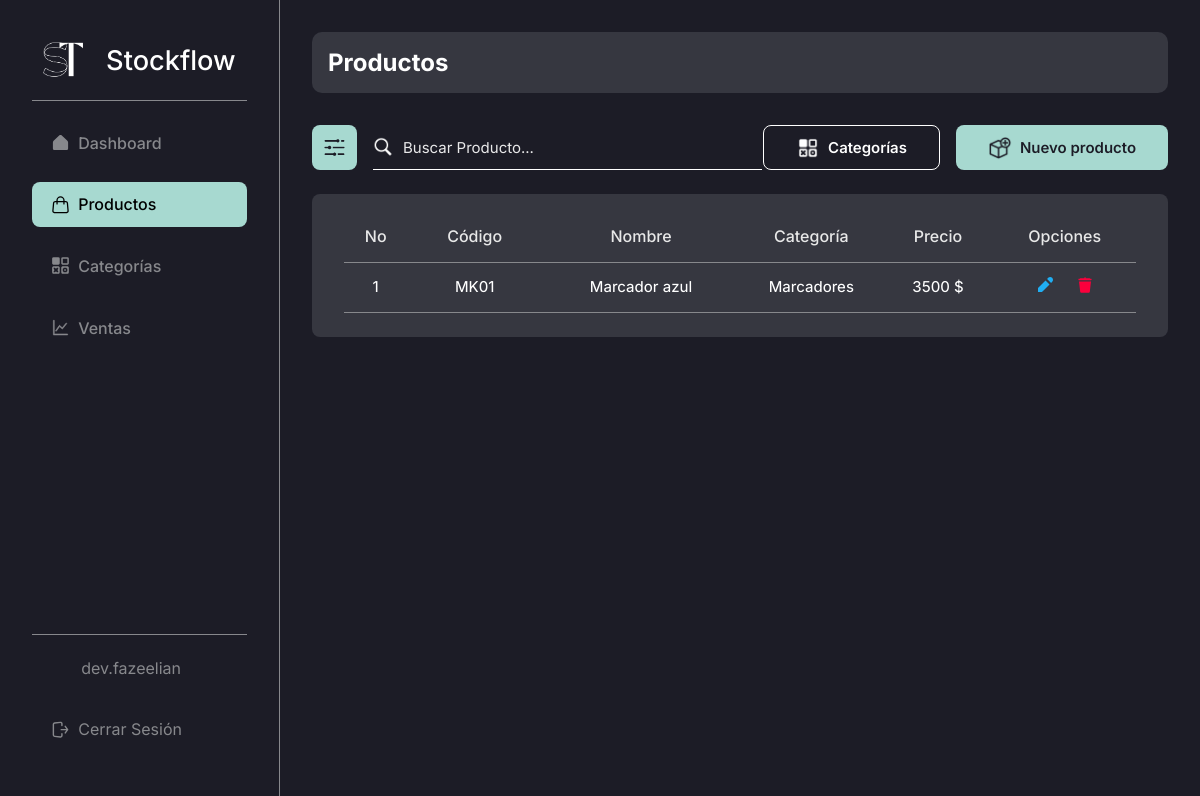
Page /admin/products/ (signed in) on the committed database.
### stockflow/models.py (models this page shows, shortened)
class User(db.Model):
    id = db.Column(db.Integer, primary_key = True) # Primary key
    email = db.Column(db.String(255), unique = True, nullable = False)
    username = db.Column(db.String(20), unique = True, nullable = False)
    names = db.Column(db.String(50), nullable = True, default="")
    last_names = db.Column(db.String(50), nullable = True, default="")
    password = db.Column(db.Text, nullable = False)
    profile_photo = db.Column(db.String(255), nullable=True, default="")

class Product(db.Model):
    id = db.Column(db.Integer, primary_key = True) # Primary key
    created_by = db.Column(db.Integer, db.ForeignKey("user.id"), nullable = False) # Foreign key
    name = db.Column(db.String(100), nullable = False)
    code = db.Column(db.String(10), nullable=False)
    category_id = db.Column(db.Integer, db.ForeignKey("category.id"), nullable = False) # Foreign key
    price = db.Column(db.Integer, nullable = False)
    image = db.Column(db.String(255), nullable = True)
    category = db.relationship('Category', backref='products', lazy=True)

class Category(db.Model):
    id = db.Column(db.Integer, primary_key = True) # Primary key
    created_by = db.Column(db.Integer, db.ForeignKey("user.id"), nullable = False) # Foreign key
    name = db.Column(db.String(50), unique = True, nullable = False)
    description = db.Column(db.String(255), default='Sin descripción')

### stockflow/admin.py (the view)
@bp.route("/products/", methods = ("GET", "POST"))
@login_required
def products():
    query = ""
    products = []
    if request.method == "POST":
        query = request.form.get("searchProduct", "")
        products = Product.query.filter(
            (
                Product.name.ilike(f"%{query}%") |  # Searching by name
                Product.code.ilike(f"%{query}%")  # Searching by code
            )
        ).all()
    else:
        products = Product.query.filter(Product.created_by == g.user.id).all()
    return render_template("modules/products/index.html", products = products, query=query)

### stockflow/auth.py (called while the page is built)
def login_required(view):
    @functools.wraps(view)
    def wrapped_view(**kwargs):
        if g.user is None:
            message = "Debes iniciar sesión"
            flash(message)
            return redirect(url_for("auth.login"))
        return view(**kwargs)
    return wrapped_view

@bp.before_app_request # Execute the next function in every request, every page
def load_logged_in_user():
    user_id = session.get("user_id")
    if user_id is None:
        g.user = None
    else:
        g.user = User.query.get_or_404(user_id)

### stockflow/templates/modules/products/index.html (shortened to what this page needs)
{% extends 'base-admin.html' %}
{% block content %}
    <head>
        <link rel="stylesheet" href="{{ url_for('static', filename='css/modules/products.css') }}">
    </head>
    <div class="content-group inter bg-black-light">
        <h2 class="color-white inter">Productos</h2>
    </div>
    <div class="top-page">
        <div class="cont-search">
            <button class="btn-search-filter bg-turquese-light-blue">
                <img src="{{ url_for('static', filename='img/icons/filter.png') }}" alt="">
            </button>
            <form action="{{ url_for('admin.products') }}" method="post" class="search-bar">
                <img src="{{ url_for('static', filename='img/icons/search.png') }}" alt="">
                <input type="text" class="color-white inter" name="searchProduct" value="{{ query }}" id="search" placeholder="Buscar Producto...">
            </form>
        </div>
        <div class="cont-create" style="gap: 1rem;">
            <a href="{{ url_for('admin.categories') }}" class="btn-create bg-black color-white inter" style="border: 1px solid white;">
                <img src="{{ url_for('static', filename='img/icons/categories.png') }}" alt="">
                <h2>Categorías</h2>
            </a>
            <a href="{{ url_for('admin.new_product') }}" class="btn-create bg-turquese-light-blue color-black inter">
                <img src="{{ url_for('static', filename='img/icons/add-product.png') }}" alt="">
                <h2>Nuevo producto</h2>
            </a>
        </div>
    </div>
    <table class="table inter bg-black-light">
        <thead>
            <tr class="thead color-white-gray">
                <th class="th th-no-prods">No</th>
                <th class="th th-code-prods">Código</th>
                <th class="th th-name-prods">Nombre</th>
                <th class="th th-category-prods">Categoría</th>
                <th class="th th-price-prods">Precio</th>
                <th class="th th-options-prods">Opciones</th>
            </tr>
        </thead>
        <tbody>
            <tr class="tbody">
                {% if products %}
                    {% for product in products | reverse %}
                        {% if g.user.id == product.created_by %}
                            <td class="td td-no-prods">{{ loop.index }}</td>
                            <td class="td td-code-prods">{{ product.code }}</td>
                            <td class="td td-name-prods"><a href="#" class="color-white">{{ product.name }}</a></td>
                            <td class="td td-category-prods">{{ product.category.name }}</td>
                            <td class="td td-price-prods">{{ product.price }} $</td>
                            <td class="td td-options-prods">
                                <a href="{{ url_for('admin.update_product', id = product.id) }}">
                                    <svg
                                        xmlns="http://www.w3.org/2000/svg"
                                        viewBox="0 0 16 16"
                                        fill="#20AEF3"
                                    >
                                        <path
                                            d="M12.527 7.473L8.527 3.473 1 11 1 15 5 15zM11.172.828l-1.065 1.065 4 4 1.065-1.065c1.105-1.105 1.105-2.895 0-4l0 0C14.067-.276 12.276-.276 11.172.828z"
                                        />
                                    </svg>
                                </a>
                                <a href="{{ url_for('admin.delete_product', id = product.id) }}">
                                </a>
                            </td>
                        {% else %}
                            <td class="td" style="width: 100%;">No hay productos creados por ti.</td>
                        {% endif %}
                    {% endfor %}
                {% else %}
                    {% if query %}
                        <td class="td" style="width: 100%;">Producto no encontrado: {{ query }}</td>
                    {% else %}
                        <td class="td" style="width: 100%;">No hay productos creados por ti.</td>
                    {% endif %}
                {% endif %}
            </tr>
        </tbody>
    </table>
{% endblock %}

### stockflow/templates/base-admin.html (shortened to what this page needs)
<!DOCTYPE html>
<html lang="es">
<head>
    <link rel="stylesheet" href="{{ url_for('static', filename='css/global.css') }}">
    <link rel="stylesheet" href="{{ url_for('static', filename='css/base.css') }}">
    <link rel="stylesheet" href="{{ url_for('static', filename='css/tables.css') }}">
    <link rel="stylesheet" href="{{ url_for('static', filename='css/search.css') }}">
    <link rel="stylesheet" href="{{ url_for('static', filename='css/form.css') }}">
</head>
<body>
    <aside class="side-bar inter bg-black br-gray-1">
        <section class="side-bar-main">
            <h1 class="inter">
                <a href="{{ url_for('admin.dashboard') }}" class="color-white">
                    <img src="{{ url_for('static', filename='img/logo.png') }}" alt="">
                    Stockflow
                </a>
            </h1>
            <br>
            <div class="side-bar-divider" />
            <nav class="side-nav-bar">
                <a
                    href="{{ url_for('admin.dashboard') }}"
                    class="item-side-nav-bar inter {% if request.endpoint == 'admin.dashboard' %}item-side-nav-bar--active{% endif %}"
                >
                    Dashboard
                </a>
                <a
                    href="{{ url_for('admin.products') }}"
                    class="item-side-nav-bar inter {% if request.endpoint == 'admin.products' %}item-side-nav-bar--active{% endif %}"
                >
                    Productos
                </a>
                <a
                    href="{{ url_for('admin.categories') }}"
                    class="item-side-nav-bar inter {% if request.endpoint == 'admin.categories' %}item-side-nav-bar--active{% endif %}"
                >
                    Categorías
                </a>
                <a
                    href="{{ url_for('admin.sales') }}"
                    class="item-side-nav-bar inter {% if request.endpoint == 'admin.sales' %}item-side-nav-bar--active{% endif %}"
                >
                    Ventas
                </a>
            </nav>
        </section>
        <footer class="side-bar-footer" style="flex-direction: column;">
            <a
                href="{{ url_for('admin.profile') }}"
                class="item-side-nav-bar inter {% if request.endpoint == 'admin.profile' %}item-side-nav-bar--active{% endif %}"
            >
                {{ g.user.username }}
            </a>
            <a href="{{ url_for('auth.logout') }}" class="item-side-nav-bar inter">
                Cerrar Sesión
            </a>
        </footer>
    </aside>
    <main class="page-content bg-black">
        {% block content %}{% endblock %}
    </main>
</body>
</html>

### stockflow/static/css/global.css (style rules this page uses)
* { box-sizing: border-box; padding: 0; margin: 0; }
body { display: flex; width: 100%; height: 100%; }
a { text-decoration: none; }
.page-content { display: flex; width: 100%; height: 100%; min-height: 100vh; margin-left: 280px; flex-direction: column; color: white; padding: 2rem; }
.content-group { display: flex; width: 100%; padding: 1rem; border-radius: 10px; }
.bg-black { background-color: #1C1C26; }
.bg-black-light { background-color: #363740; }
.bg-turquese-light-blue { background-color: #A7D9D0; }
.color-black { color: #1C1C26; }
.color-white { color: #FFF; }
.color-white-gray { color: #E8E8E8; }
.inter { font-family: "Inter", sans-serif; font-optical-sizing: auto; font-style: normal; }
.br-gray-1 { border-right: 1px solid #87888C; }

### stockflow/static/css/base.css (style rules this page uses)
.side-bar { display: flex; position: fixed; z-index: 1; top: 0; left: 0; width: 280px; flex-direction: column; height: 100vh; padding: 2.5rem 2rem 2rem; justify-content: space-between; }
.side-bar h1 { text-align: center; font-weight: 500; }
.side-bar h1 a { display: flex; font-size: 2rem; align-items: center; justify-content: space-around; }
.side-bar h1 a img { width: 40px; height: 40px; }
.side-bar-main { display: flex; width: 100%; height: auto; flex-direction: column; }
.side-nav-bar { display: flex; width: 100%; height: auto; list-style: none; flex-direction: column; margin-top: 20px; }
.side-nav-bar a { font-weight: 500; }
.item-side-nav-bar, .item-side-nav-bar--active { display: flex; width: 100%; height: auto; padding: 1rem 1.5rem 1rem; border-radius: 8px; margin-bottom: 1rem; text-decoration: none; align-items: center; gap: 10px; }
.item-side-nav-bar { color: #87888C; }
.item-side-nav-bar--active { color: black; background-color: #A7D9D0; }
.item-side-nav-bar--active svg { color: black !important; }
.item-side-nav-bar svg, .item-side-nav-bar--active svg { width: 20px; height: 20px; }
.item-side-nav-bar svg { color: #87888C !important; }
.side-bar-divider { display: flex; width: 100%; height: 1px; background-color: #87888C; }
.side-bar-footer { display: flex; width: 100%; min-height: 1px; border-top: 1px solid #87888C; align-items: center; justify-content: center; padding-top: 10px; }
@media screen and (max-width: 1440px) { .side-bar h1 a { font-size: 1.7rem; } }
@media screen and (max-width: 1440px) { .item-side-nav-bar, .item-side-nav-bar--active { padding: 0.8rem 1.2rem 0.8rem; gap: 8px; } }
@media screen and (max-width: 1440px) { .item-side-nav-bar svg, .item-side-nav-bar--active svg { width: 19px; height: 19px; } }

### stockflow/static/css/tables.css (style rules this page uses)
.table { display: flex; width: 100%; height: auto; margin: 2rem 0 2rem; flex-direction: column; border-radius: 8px; padding: 0 1.7rem 2rem; }
.thead { display: flex; width: 100%; height: auto; justify-content: space-between; padding: 1rem 0 0; border-bottom: 1px solid #87888C; }
.th { display: flex; width: auto; height: auto; padding: 1rem; font-size: 18px; justify-content: center; align-items: center; font-weight: 500; }
.tbody { display: flex; width: 100%; height: 100%; justify-content: space-between; border-bottom: 1px solid #87888C; }
.td { display: flex; width: auto; height: 100%; font-size: 16px; justify-content: center; align-items: center; text-align: center; padding: 1rem 0 1rem; font-weight: 450; }
.td svg { width: 18px; height: 18px; }
@media screen and (max-width: 1440px) { .table { margin: 1.5rem 0 1.5rem; padding: 0 2rem 1.5rem; } }
@media screen and (max-width: 1440px) { .th { font-size: 16px; } }
@media screen and (max-width: 1440px) { .td { font-size: 15px; padding: 0.9rem 0 0.9rem; } }
@media screen and (max-width: 1440px) { .td svg { width: 16px; height: 16px; } }

### stockflow/static/css/modules/products.css (style rules this page uses)
.th-no-prods, .td-no-prods { width: 8%; }
.th-code-prods, .td-code-prods { width: 17%; }
.th-name-prods, .td-name-prods { width: 25%; }
.th-category-prods, .td-category-prods { width: 18%; }
.th-price-prods, .td-price-prods { width: 14%; }
.th-options-prods, .td-options-prods { width: 18%; }
.td-options-prods { gap: 1.5rem; }

### rows in the picture
User: user.username "dev.fazeelian"
Product: code "MK01", name "Marcador azul", category.name "Marcadores", price "3500"
